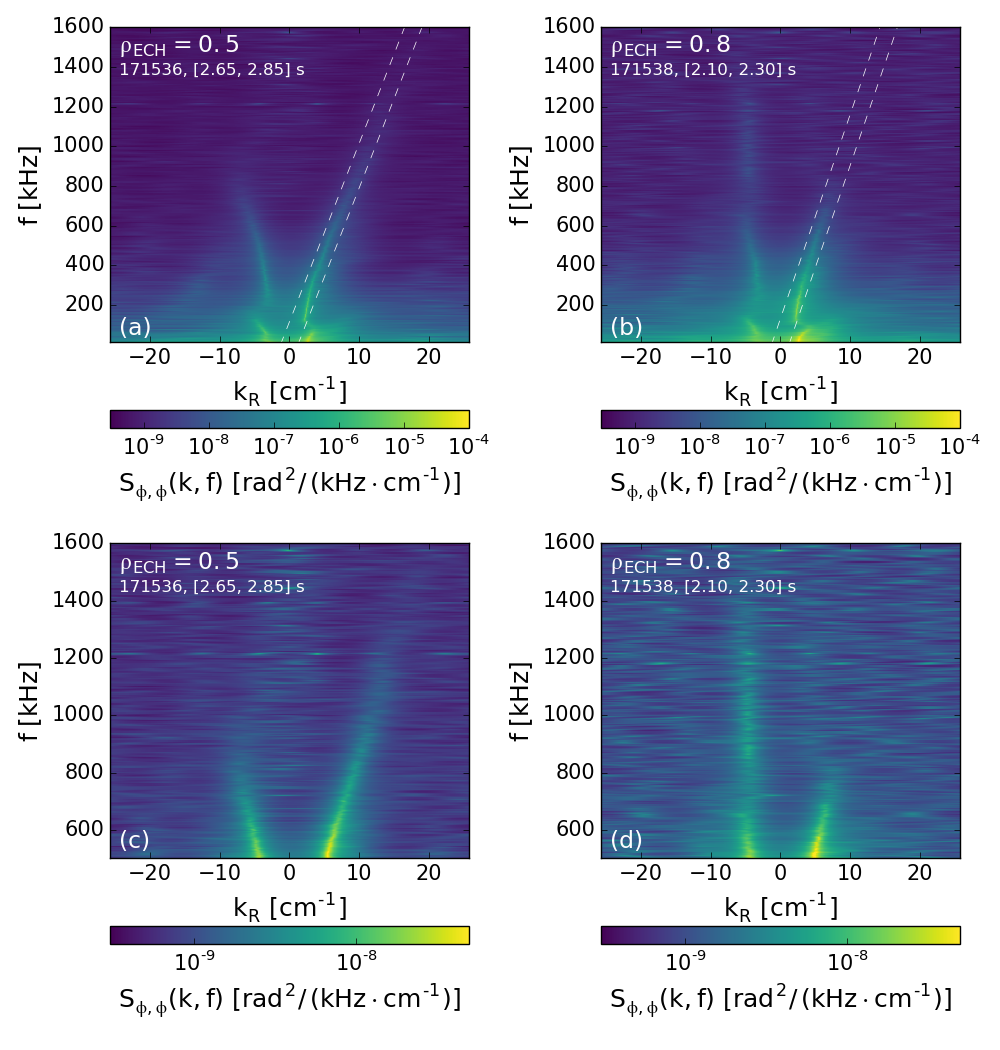

Python code for this plot:
import numpy as np
import matplotlib as mpl
import matplotlib.pyplot as plt
import cPickle as pickle

import random_data as rd
import mitpci
import filters


# Spectral-estimation parameters
p = 6
Nk = 1000

# Plotting parameters
figsize = (10, 10.5)
fontsize = 18
mpl.rcParams['xtick.labelsize'] = fontsize - 3
mpl.rcParams['ytick.labelsize'] = fontsize - 3
cmap = 'viridis'
cborientation = 'horizontal'
flim = [10, 1600]           # [flim] = kHz
flim_zoom = [500, 1600]     # [flim_zoom] = kHz
vlim_Skf = [3e-10, 1e-4]
vlim_Skf_zoom = [3e-10, 5e-8]
annotation_linestyle = '--'
annotation_linewidth = 0.5
plot_labels = np.array([['a', 'b'], ['c', 'd']])


if __name__ == '__main__':
    # Load previously computed correlation functions
    fname = './corrs.pkl'
    with open(fname, 'rb') as f:
        corr_list = pickle.load(f)
        rho_list = pickle.load(f)
        shot_list = pickle.load(f)
        tlim_list = pickle.load(f)
        tau_list = pickle.load(f)
        Nreal_list = pickle.load(f)

    Nwin = len(corr_list)

    fig, axs = plt.subplots(
        2, 2,
        figsize=figsize)

    for ind, w in enumerate(np.arange(Nwin)):
        print 'Processing window %i of %i' % (w, Nwin - 1)

        corr = corr_list[w]
        rho = rho_list[w]
        shot = shot_list[w]
        tlim = tlim_list[w]
        tau = tau_list[w]
        Nreal = Nreal_list[w]

        # Compute 2d autospectral density and plot
        asd2d = mitpci.pci.TwoDimensionalAutoSpectralDensity(
            corr,
            burg_params={'p': p, 'Nk': Nk})

        xlabel = r'$\mathregular{k_R \; [cm^{-1}]}$'

        # if ind == 0:
        #     ylabel = r'$\mathregular{f \; [kHz]}$'
        # else:
        #     ylabel = ''
        ylabel = r'$\mathregular{f \; [kHz]}$'

        cbsymbol = r'$\mathregular{S_{\phi,\phi}(k,f)}$'
        cbunits = r'$\mathregular{[rad^2 / \, (kHz \cdot cm^{-1})]}$'
        cblabel = cbsymbol + ' ' + cbunits

        asd2d.plotSpectralDensity(
            flim=flim,
            vlim=vlim_Skf,
            cmap=cmap,
            xlabel=xlabel,
            ylabel=ylabel,
            cblabel=cblabel,
            cborientation=cborientation,
            fontsize=fontsize,
            ax=axs[0, ind])

        asd2d.plotSpectralDensity(
            flim=flim_zoom,
            vlim=vlim_Skf_zoom,
            cmap=cmap,
            xlabel=xlabel,
            ylabel=ylabel,
            cblabel=cblabel,
            cborientation=cborientation,
            fontsize=fontsize,
            ax=axs[1, ind])

        # Add ECH heating location
        x0 = -24.5
        axs[0, ind].annotate(
            r'$\mathregular{\rho_{ECH} = %.1f}$' % rho,
            (x0, 1475),
            fontsize=(fontsize - 1),
            color='white')
        axs[1, ind].annotate(
            r'$\mathregular{\rho_{ECH} = %.1f}$' % rho,
            (x0, 1510),
            fontsize=(fontsize - 1),
            color='white')

        # Add shot numbers and time windows
        axs[0, ind].annotate(
            '%i, [%.2f, %.2f] s' % (shot, tlim[0], tlim[1]),
            (x0, 1360),
            fontsize=(fontsize - 6),
            color='white')
        axs[1, ind].annotate(
            '%i, [%.2f, %.2f] s' % (shot, tlim[0], tlim[1]),
            (x0, 1430),
            fontsize=(fontsize - 6),
            color='white')

        # Add plot label
        axs[0, ind].annotate(
            r'(%s)' % plot_labels[0, ind],
            (x0, 50),
            fontsize=(fontsize - 1),
            color='white')
        axs[1, ind].annotate(
            r'(%s)' % plot_labels[1, ind],
            (x0, 535),
            fontsize=(fontsize - 1),
            color='white')


    # Add branch annotations:
    # -----------------------
    # Points in each branch
    pt_536 = (10., 900.)
    pt_538 = (6.8, 700.)

    # Assume that each branch passes through origin
    src_536 = (0, 0)
    src_538 = (0, 0)

    # Slopes...
    m_536 = pt_536[1] / pt_536[0]
    m_538 = pt_538[1] / pt_538[0]

    # Destination points
    dst_536 = (flim[1] / m_536, flim[1])
    dst_538 = (flim[1] / m_538, flim[1])

    # Overplot branch boundaries on S(k,f):
    # -------------------------------------
    # S(k, f) => k in row space, f in column space
    #
    # NOTE: Specifying `lwr` keyword means that `coord_lines`
    # will be uniformly spaced in k and that averaging will
    # be done over a narrow range in k at each frequency.
    # To get S(k) we technically want the reverse -- averaging
    # over a narrow range in f at each wavenumber. However,
    # because the branch "bends", particularly near the low-k
    # cutoff of the PCI, this technically correct method
    # introduces artifacts into the S(k)... Because we're
    # examining a narrow slice in S(k,f), it is OK to use
    # the former method of averaging over narrow range in k
    # at each frequency, especially as it allows us to avoid
    # the "bend" biasing.
    lpc_kwargs = {'N': 100, 'lwr': 2.5, 'L': 11}

    coord_lines_536 = rd.utilities.line_profile_coordinates(
        src_536, dst_536, **lpc_kwargs)
    coord_lines_538 = rd.utilities.line_profile_coordinates(
        src_538, dst_538, **lpc_kwargs)

    axs[0, 0].plot(
        coord_lines_536[0, :, 0],
        coord_lines_536[1, :, 0],
        c='white',
        linestyle=annotation_linestyle,
        linewidth=annotation_linewidth)
    axs[0, 0].plot(
        coord_lines_536[0, :, -1],
        coord_lines_536[1, :, -1],
        c='white',
        linestyle=annotation_linestyle,
        linewidth=annotation_linewidth)

    axs[0, 1].plot(
        coord_lines_538[0, :, 0],
        coord_lines_538[1, :, 0],
        c='white',
        linestyle=annotation_linestyle,
        linewidth=annotation_linewidth)
    axs[0, 1].plot(
        coord_lines_538[0, :, -1],
        coord_lines_538[1, :, -1],
        c='white',
        linestyle=annotation_linestyle,
        linewidth=annotation_linewidth)


    for rind in np.arange(2):
        for cind in np.arange(2):
            axs[rind, cind].set_xlim(
                asd2d.k[0] / 1e2,
                asd2d.k[-1] / 1e2)

            if rind == 0:
                axs[rind, cind].set_ylim(flim)
            else:
                axs[rind, cind].set_ylim(flim_zoom)

    plt.tight_layout()
    plt.show()
